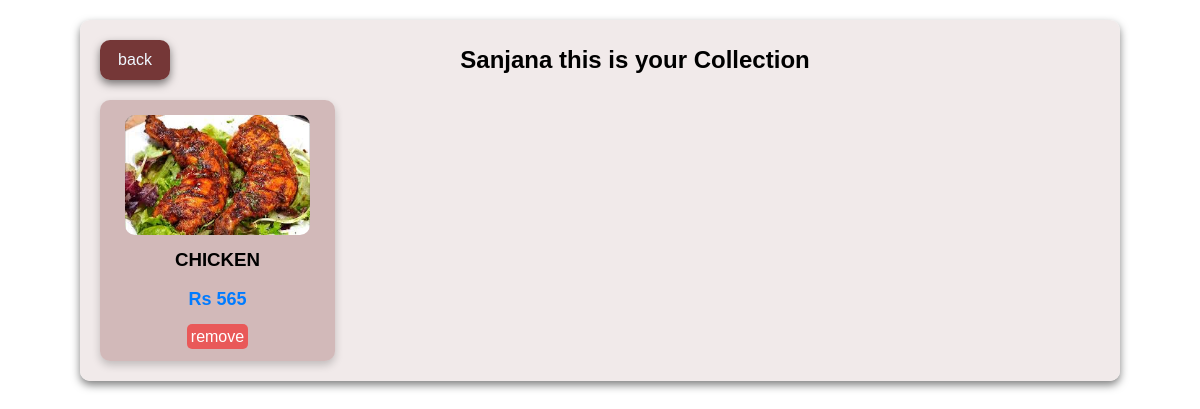
Before: /display_collection (signed in) with the older database file.
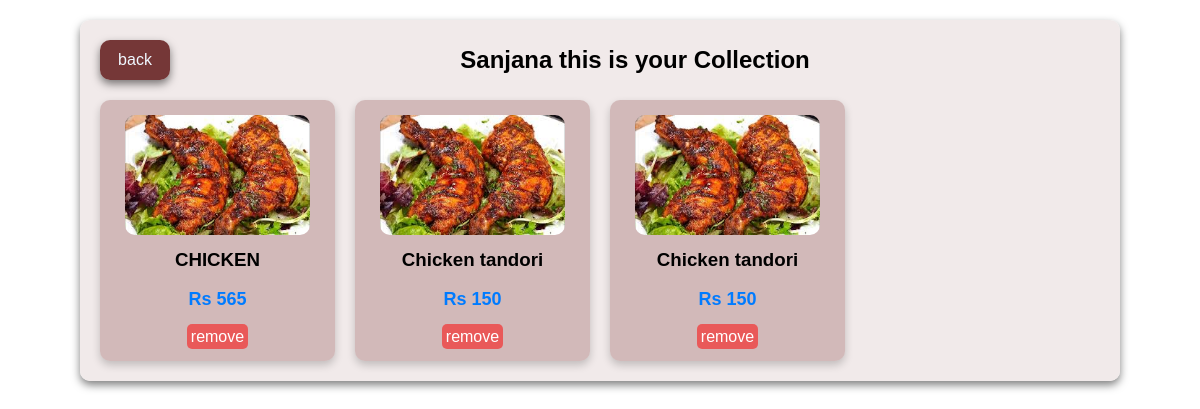
After: the same page with the newer database file.
### app/models.py (models this page shows)
class Collection(models.Model):
    name=models.CharField(max_length=200)
    price=models.IntegerField()
    image=models.ImageField(upload_to='collection/veg')
    user=models.ForeignKey(User,on_delete=models.CASCADE)

### app/views.py (the view)
# urls.py: path('display_collection',views.displaycollections,name='display_collection'),
def displaycollections(request):
    collection=Collection.objects.filter(user=request.user)
    return render(request,'collections.html',{'data':collection})

### app/templates/collections.html (shortened to what this page needs)
{% load static %}
<!DOCTYPE html>
<html lang="en">
<head>
    <link rel="stylesheet" href="{% static 'css\collections.css' %}">
</head>
<body>
<div class="collection-container">
    <div class="insidediv" style="display: flex; text-align: center;">
    <button onclick="window.location.href='menu'" >back</button>
    <h2>{{user.username}} this is your Collection</h2>
</div>
    <div class="collection-grid">
        {% for datas in data %}
        <div class="collection-card">
            <img src="{{datas.image.url}}" alt="{{datas.name}}">
            <h3>{{datas.name}}</h3>
            <p class="price">Rs {{datas.price}}</p>
            <a href="{% url 'delete' datas.id %}">remove</a>
        </div>
        {% endfor %}
    </div>
</div>
</body>
</html>

### app/static/css/collections.css (style rules this page uses)
body { font-family: Arial, sans-serif; background-color: white; text-align: center; margin: 0; padding: 20px; }
.collection-container { max-width: 1000px; margin: 0 auto; background: rgba(240, 232, 232, 0.915); padding: 20px; border-radius: 10px; box-shadow: 0px 4px 8px rgba(0, 0, 0, 0.5); }
.collection-grid { display: grid; grid-template-columns: 2.5fr 2.5fr 2.5fr 2.5fr; gap: 20px; margin-top: 20px; }
.collection-card { background: #7d343445; padding: 15px; border-radius: 10px; box-shadow: 0px 4px 8px rgba(0, 0, 0, 0.2); transition: transform 0.3s ease; }
.collection-card img { width: 90%; height: 120px; border-radius: 10px; }
.insidediv button { background-color: #007bff; }
.collection-card h3 { margin: 10px 0; }
.collection-card a { background-color:rgba(255, 0, 0, 0.516); border-radius: 5px; padding: 4px 4px; text-decoration: none; color: white; }
.price { font-size: 18px; font-weight: bold; color: #007bff; }

### app/templates/collections.html (style rules this page uses)
.insidediv button { background-color: rgba(96, 25, 25, 0.856); width: 70px; height: 40px; border: none; border-radius: 10px; color: aliceblue; font-size: 1rem; box-shadow: 0 4px 8px rgba(0, 0, 0, 0.5); transition: transform 0.3s ease; cursor: pointer; }
.insidediv h2 { text-align: center; margin: auto; }

Changed rows visible on the page:
added Collection: image (picture), name "Chicken tandori", price "150"
added Collection: image (picture), name "Chicken tandori", price "150"
